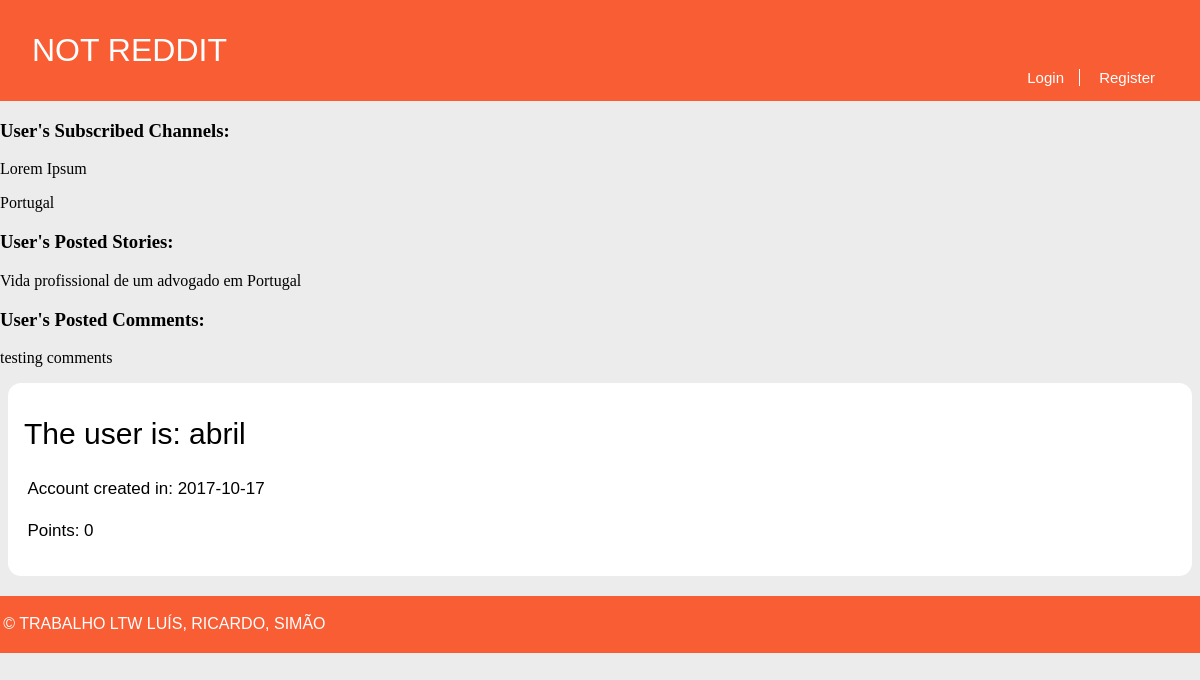
Page /pages/profile.php?name=abril on the earlier database version.
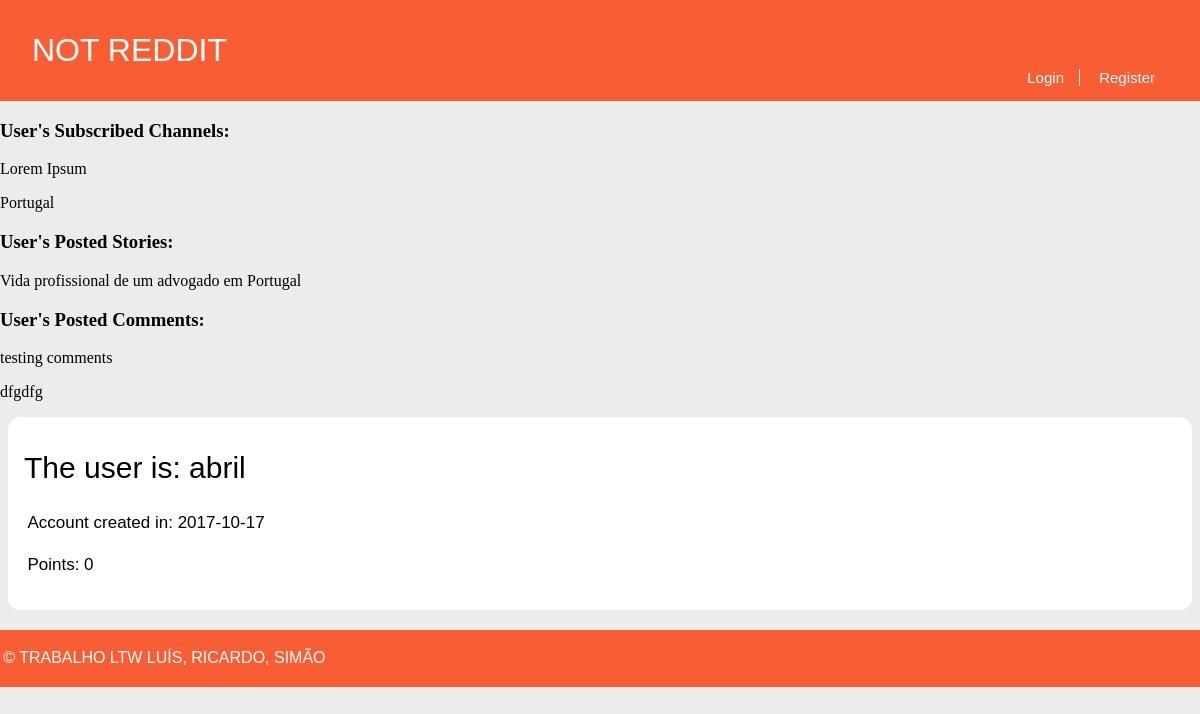
Same page on the later database version.
### tables this page shows
CREATE TABLE UserSubscriptions (
  username VARCHAR REFERENCES utilizer,
  channel VARCHAR REFERENCES channel,
  PRIMARY KEY (username, channel)
);

CREATE TABLE Story (
  id INTEGER PRIMARY KEY,
  title VARCHAR,
  published INTEGER, -- date when the story was published in epoch format
  channel VARCHAR REFERENCES channel, -- comma separated tags
  author VARCHAR REFERENCES utilizer, -- who wrote the article
  points INTEGER DEFAULT 0,
  fulltext VARCHAR
);

CREATE TABLE Comment (
  id INTEGER PRIMARY KEY,
  story_id INTEGER REFERENCES story,
  parent_comment INTEGER REFERENCES comment,
  username VARCHAR REFERENCES utilizer,
  date INTEGER NOT NULL, -- date when comment was published in epoch format
  points INTEGER DEFAULT 0,
  text VARCHAR NOT NULL
);

### database/db_channel.php (called while the page is built, shortened)
<?php
	function getSubscribedChannels($username){
		$db = Database::instance()->db();
		$subscribedChannelsQuery = $db->prepare('SELECT channel FROM UserSubscriptions WHERE username = ?');
		$subscribedChannelsQuery->execute(array($username));
		$subscribedChannelsNames = $subscribedChannelsQuery->fetchAll();
		return $subscribedChannelsNames;
	}
?>

### database/db_user.php (called while the page is built, shortened)
<?php
    function getAllStoriesPosted($username) {
        $db = Database::instance()->db();
        $stmt = $db->prepare('SELECT id, title FROM Story WHERE author = ?');
        $stmt->execute(array($username));
        return $stmt->fetchAll();
    }
    function getAllCommentsPosted($username) {
        $db = Database::instance()->db();
        $stmt = $db->prepare('SELECT story_id, date, points, text FROM Comment WHERE username = ?');
        $stmt->execute(array($username));
        return $stmt->fetchAll();
    }
?>

### templates/tpl_profile.php (the view, shortened to what this page needs)
<?php
	include_once('../templates/tpl_common.php');
?>
<?php function draw_posted_stories($username) { ?>
	<link rel="stylesheet" href="../css/story.css">
	<section id="subscriptions">
		<h3> User's Posted Stories: </h3>
		<?php
		$postedStoriesId = getAllStoriesPosted($username);
		if(empty($postedStoriesId)) { ?>
		<p> User has not posted any story..</p>
		<?php } else {
		foreach($postedStoriesId as $story) { ?>
			<p><a onclick="window.location.href='../pages/story.php?id=<?=$story['id']?>'"><?=$story['title']?></a></p>
		<?php }
		} ?>
	</section>
<?php } ?>
<?php function draw_posted_comments($username) { ?>
	<link rel="stylesheet" href="../css/story.css">
	<section id="subscriptions">
		<h3> User's Posted Comments: </h3>
		<?php
		$postedComments = getAllCommentsPosted($username);
		if(empty($postedComments)) { ?>
		<p> User has not posted any comment..</p>
		<?php } else {
		foreach($postedComments as $comment) { ?>
			<p><a onclick="window.location.href='../pages/story.php?id=<?=$comment['story_id']?>'"> <?=$comment['text']?> </a></p>
		<?php }
		} ?>
	</section>
<?php } ?>

### templates/tpl_sub.php (shortened to what this page needs)
<?php
  include_once('../database/db_channel.php');
?>
<?php function draw_subscribersAside($username) { ?>
  <link rel="stylesheet" href="../css/story.css">
  <section id="subscriptions">
      <h3> User's Subscribed Channels: </h3>
      <?php
      $subscribedChannelsNames = getSubscribedChannels($username);
      if(empty($subscribedChannelsNames)) { ?>
        <p> User has not subscribed to any channel..</p>
      <?php } else {
        foreach( $subscribedChannelsNames as $channelName) { ?>
          <p><a onclick="window.location.href='../pages/channel.php?name=<?=$channelName['channel']?>'"><?=$channelName['channel']?></a></p>
        <?php }
      } ?>
  </section>
<?php } ?>

Differences in the rows shown:
added comment: text "dfgdfg"
